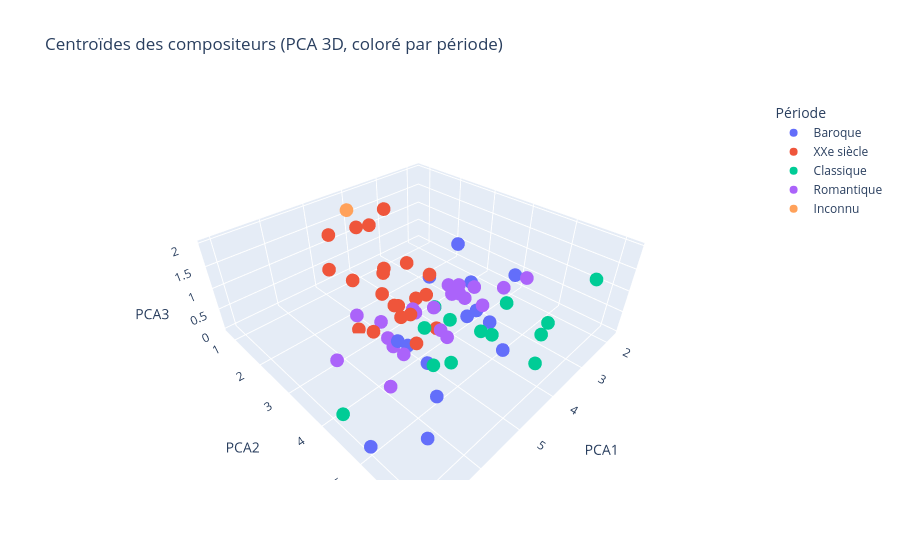

Notebook cell for this chart:
### Code cell
# Calculer les centroïdes pour chaque compositeur
# On retire la colonne 'periode' avant de faire la moyenne
df_X = pd.DataFrame(X_umap_3d)
df_X['composer'] = y
centroides = df_X.groupby('composer').mean()
df_X['periode'] = periodes

# Récupérer la période dominante pour chaque compositeur
periode_centroide = df_X.groupby('composer')['periode'].agg(lambda x: x.value_counts().idxmax())

# Affichage des centroïdes sur plotly (projection PCA 3D pour visualisation)
centroides_pca = centroides.values

fig = px.scatter_3d(
    x=centroides_pca[:, 0],
    y=centroides_pca[:, 1],
    z=centroides_pca[:, 2],
    # text=centroides.index,
    hover_name=centroides.index,
    color=periode_centroide,
    title="Centroïdes des compositeurs (PCA 3D, coloré par période)",
    labels={'x': 'PCA1', 'y': 'PCA2', 'z': 'PCA3', 'color': 'Période'}
)
fig.update_traces(marker=dict(size=8))
fig.show()

### Figure 1 — Plotly figure (JSON) as saved in the notebook; plotly's stock layout.template omitted (floating-point values rounded to 4 significant figures)
{"data": [{"hovertemplate": "<b>%{hovertext}</b><br><br>Période=Baroque<br>PCA1=%{x}<br>PCA2=%{y}<br>PCA3=%{z}<extra></extra>", "hovertext": ["Albinoni; Tomaso", "Bach; Johann Sebastian", "Corelli; Arcangelo", "Couperin; Francois", "Giustini; Lodovico", "Handel; George Frederic", "Lully; Jean-Baptiste", "Platti; Giovanni Benedetto", "Purcell; Henry", "Rameau; Jean-Phillipe", "Scarlatti; Domenico", "Stamitz; Johann", "Telemann; Georg Philipp", "Vivaldi; Antonio"], "legendgroup": "Baroque", "marker": {"color": "#636efa", "size": 8, "symbol": "circle"}, "mode": "markers", "name": "Baroque", "scene": "scene", "showlegend": true, "type": "scatter3d", "x": [6.771, 3.816, 5.956, 3.663, 3.824, 7.059, 2.971, 5.651, 1.775, 3.01, 2.511, 5.24, 4.21, 5.425], "y": [5.954, 4.393, 5.36, 4.621, 4.183, 5.067, 2.325, 4.156, 2.154, 3.596, 4.342, 3.965, 5.33, 4.643], "z": [1.033, 0.6815, 0.7214, 0.4331, 0.424, 0.2722, 0.08981, 0.9005, 0.4294, 0.5657, 0.8625, 0.4148, 0.5208, 0.5656]}, {"hovertemplate": "<b>%{hovertext}</b><br><br>Période=XXe siècle<br>PCA1=%{x}<br>PCA2=%{y}<br>PCA3=%{z}<extra></extra>", "hovertext": ["Antheil; George", "Bartok; Bela", "Berg; Alban", "Britten; Benjamin", "Debussy; Claude", "Faure; Gabriel", "Hindemith; Paul", "Ives; Charles Edward", "Mahler; Gustav", "Messiaen; Olivier", "Milhaud; Darius", "Prokofiew; Sergej", "Ravel; Maurice", "Schoenberg; Arnold", "Shostakovich; Dmitri", "Sibelius; Jean", "Strauss; Richard", "Stravinsky; Igor", "Varese; Edgar", "Webern; Anton", "Weill; Kurt"], "legendgroup": "XXe siècle", "marker": {"color": "#EF553B", "size": 8, "symbol": "circle"}, "mode": "markers", "name": "XXe siècle", "scene": "scene", "showlegend": true, "type": "scatter3d", "x": [5.014, 3.836, 4.856, 4.525, 4.067, 5.297, 4.918, 4.884, 5.187, 3.891, 4.803, 4.743, 3.308, 5.244, 4.79, 4.515, 4.784, 4.272, 3.89, 4.025, 5.77], "y": [3.123, 2.472, 1.176, 2.504, 2.984, 2.56, 1.975, 3.672, 4.138, 1.337, 3.315, 3.061, 2.647, 1.648, 2.757, 4.001, 3.225, 3.483, 1.866, 1.034, 3.662], "z": [1.605, 0.9208, 1.487, 0.9961, 0.3682, -0.00251, 0.7495, 0.7747, 0.5423, 1.425, 0.4628, 0.5833, 0.4588, 1.015, 0.7353, 0.4182, 0.6855, 0.8223, 1.988, 1.309, 0.881]}, {"hovertemplate": "<b>%{hovertext}</b><br><br>Période=Classique<br>PCA1=%{x}<br>PCA2=%{y}<br>PCA3=%{z}<extra></extra>", "hovertext": ["Bach; Carl Philipp Emanuel", "Bach; Johann Christian", "Beethoven; Ludwig van", "Boccherini; Luigi Rodolofo", "Cimarosa; Domenico", "Clementi; Muzio", "Dussek; Jan Ladislav", "Haydn; Johann Michael", "Haydn; Joseph", "Mozart; Leopold", "Mozart; Wolfgang Amadeus", "Pleyel; Ignace Joseph", "Salieri; Antonio"], "legendgroup": "Classique", "marker": {"color": "#00cc96", "size": 8, "symbol": "circle"}, "mode": "markers", "name": "Classique", "scene": "scene", "showlegend": true, "type": "scatter3d", "x": [4.212, 6.937, 4.997, 3.605, 5.641, 3.422, 4.341, 4.17, 4.576, 4.572, 4.446, 5.737, 2.212], "y": [3.661, 4.218, 4.15, 4.904, 4.982, 5.691, 4.912, 5.97, 4.381, 6.159, 5.221, 5.425, 5.883], "z": [0.5834, 0.1736, 0.7993, 1.019, 0.9006, 0.8968, 0.784, 1.249, 0.8778, 1.017, 0.9547, 1.329, 1.346]}, {"hovertemplate": "<b>%{hovertext}</b><br><br>Période=Romantique<br>PCA1=%{x}<br>PCA2=%{y}<br>PCA3=%{z}<extra></extra>", "hovertext": ["Berlioz; Hector", "Borodin; Alexander", "Brahms; Johannes", "Bruckner; Anton", "Chopin; Frederic", "Dvorak; Antonin", "Grieg; Edvard", "Liszt; Franz", "Mendelssohn-Bartholdy; Felix", "Mussorgsky; Modest", "Rimsky-Korsakov; Nicolai", "Rossini; Gioacchino", "Saint-Saens; Camille", "Schubert; Franz", "Schumann; Clara", "Schumann; Robert", "Smetana; Bedrich", "Tchaikovsky; Peter Iljitsch", "Verdi; Giuseppe", "Wagner; Richard", "Weber; Carl Maria von"], "legendgroup": "Romantique", "marker": {"color": "#ab63fa", "size": 8, "symbol": "circle"}, "mode": "markers", "name": "Romantique", "scene": "scene", "showlegend": true, "type": "scatter3d", "x": [5.685, 5.333, 3.475, 6.272, 4.305, 4.144, 2.857, 5.096, 3.622, 5.09, 3.948, 2.37, 6.075, 4.297, 5.392, 4.798, 3.82, 4.574, 3.911, 3.371, 5.034], "y": [3.941, 3.663, 3.362, 3.164, 3.132, 4.032, 4.325, 3.047, 3.791, 2.243, 4.393, 4.539, 4.416, 3.716, 4.014, 4.522, 4.525, 3.486, 4.162, 3.558, 4.571], "z": [0.8562, 0.2584, 0.6058, 0.1998, 0.2914, 1.054, 0.7072, 0.3592, 0.6738, 0.06785, 1.295, 0.8179, 0.3099, 0.6446, 0.3282, 0.6863, 0.8786, 0.5439, 0.9051, 0.6504, 1.022]}, {"hovertemplate": "<b>%{hovertext}</b><br><br>Période=Inconnu<br>PCA1=%{x}<br>PCA2=%{y}<br>PCA3=%{z}<extra></extra>", "hovertext": ["Boulez; Pierre"], "legendgroup": "Inconnu", "marker": {"color": "#FFA15A", "size": 8, "symbol": "circle"}, "mode": "markers", "name": "Inconnu", "scene": "scene", "showlegend": true, "type": "scatter3d", "x": [4.044], "y": [0.7614], "z": [1.646]}], "layout": {"legend": {"title": {"text": "Période"}, "tracegroupgap": 0}, "scene": {"domain": {"x": [0, 1], "y": [0, 1]}, "xaxis": {"title": {"text": "PCA1"}}, "yaxis": {"title": {"text": "PCA2"}}, "zaxis": {"title": {"text": "PCA3"}}}, "title": {"text": "Centroïdes des compositeurs (PCA 3D, coloré par période)"}}}
